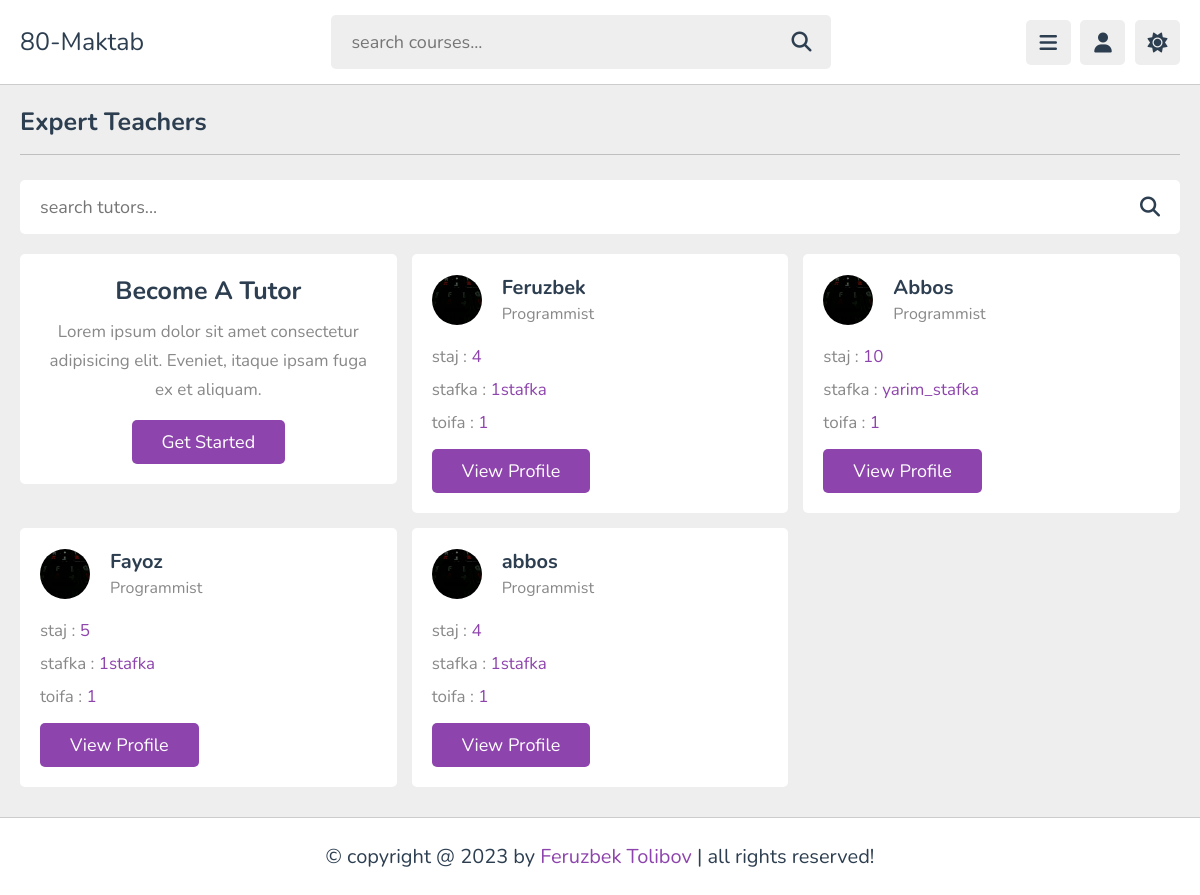
Screenshot of /teachers/ with the database file from the repository.
### ap/models.py (models this page shows, shortened)
class Uqituv(models.Model):
    name = models.CharField(max_length=150,blank=True)
    img = models.ImageField(upload_to='image/')
    job = models.CharField(max_length=150)
    yil = models.CharField(max_length=150)
    Stafkaa = models.TextChoices('Stafkaa','1stafka yarim_stafka')
    stafka = models.CharField(blank=True,choices=Stafkaa.choices,max_length=30)
    Toifaa = models.TextChoices('Toifaa','3 2 1')
    toifa = models.CharField(blank=True,choices=Toifaa.choices,max_length=100)
    fan = models.CharField(max_length=150)
    video = models.FileField(upload_to="video/%y",validators=[file_size])
    theme = models.CharField(max_length=999)
    author = models.ForeignKey(Authorr,on_delete=models.CASCADE)

### ap/views.py (the view)
# urls.py: path('teachers/',teacher,name='teachers'),
def teacher(request):
    context2 = Uqituv.objects.all()
    return render(request, 'teachers.html',{"context2":context2})

### templates/teachers.html (shortened to what this page needs)
{% load static %}
<!DOCTYPE html>
<html lang="en">
<head>
   <link rel="stylesheet" href="https://cdnjs.cloudflare.com/ajax/libs/font-awesome/6.1.2/css/all.min.css">
   <link rel="stylesheet" href="{% static 'css/style.css' %}">
</head>
<body>
<header class="header">
   <section class="flex">
      <a href="{% url 'home' %}" class="logo">80-Maktab</a>
      <form action="search.html" method="post" class="search-form">
         <input type="text" name="search_box" required placeholder="search courses..." maxlength="100">
         <button type="submit" class="fas fa-search"></button>
      </form>
      <div class="icons">
         <div id="menu-btn" class="fas fa-bars"></div>
         <div id="user-btn" class="fas fa-user"></div>
         <div id="toggle-btn" class="fas fa-sun"></div>
      </div>
   </section>
</header>
<section class="teachers">
   <h1 class="heading">expert teachers</h1>
   <form action="" method="post" class="search-tutor">
      <input type="text" name="search_box" placeholder="search tutors..." required maxlength="100">
      <button type="submit" class="fas fa-search" name="search_tutor"></button>
   </form>
   <div class="box-container">
      <div class="box offer">
         <h3>become a tutor</h3>
         <p>Lorem ipsum dolor sit amet consectetur adipisicing elit. Eveniet, itaque ipsam fuga ex et aliquam.</p>
         <a href="{% url 'register' %}" class="inline-btn">get started</a>
      </div>
      {% for i in context2 %}
      <div class="box">
         <div class="tutor">
            <img src="{{i.img.url}}" alt="">
            <div>
               <h3>{{i.name}}</h3>
               <span>{{i.job}}</span>
            </div>
         </div>
         <p>staj : <span>{{i.yil}}</span></p>
         <p>stafka : <span>{{i.stafka}}</span></p>
         <p>toifa : <span>{{i.toifa}}</span></p>
         <a href="{% url 'teacher_profile' i.name %}" class="inline-btn">view profile</a>
      </div>
      {% endfor %}
   </div>
</section>
<footer class="footer">
   &copy; copyright @ 2023 by <span>Feruzbek Tolibov</span> | all rights reserved!
</footer>
</body>
</html>

### static/css/style.css (style rules this page uses)
:root { --main-color:#8e44ad; --red:#e74c3c; --orange:#f39c12; --light-color:#888; --light-bg:#eee; --black:#2c3e50; --white:#fff; --border:.1rem solid rgba(0,0,0,.2); }
* { font-family: 'Nunito', sans-serif; margin:0; padding:0; box-sizing: border-box; outline: none; border:none; text-decoration: none; }
html { font-size: 62.5%; overflow-x: hidden; }
body { background-color: var(--light-bg); padding-left: 30rem; }
section { padding:2rem; margin: 0 auto; max-width: 1200px; }
.heading { font-size: 2.5rem; color:var(--black); margin-bottom: 2.5rem; border-bottom: var(--border); padding-bottom: 1.5rem; text-transform: capitalize; }
.inline-btn, .inline-option-btn, .inline-delete-btn, .btn, .delete-btn, .option-btn { border-radius: .5rem; color:#fff; font-size: 1.8rem; cursor: pointer; text-transform: capitalize; padding:1rem 3rem; text-align: center; margin-top: 1rem; }
.inline-btn, .inline-option-btn, .inline-delete-btn { display: inline-block; }
.btn, .inline-btn { background-color: var(--main-color); }
.header { position: sticky; top:0; left:0; right: 0; background-color: var(--white); z-index: 1000; border-bottom: var(--border); }
.header .flex { display: flex; align-items: center; justify-content: space-between; position: relative; padding: 1.5rem 2rem; }
.header .flex .logo { font-size: 2.5rem; color: var(--black); }
.header .flex .search-form { width: 50rem; border-radius: .5rem; background-color: var(--light-bg); padding:1.5rem 2rem; display: flex; gap:2rem; }
.header .flex .search-form input { width: 100%; font-size: 1.8rem; color:var(--black); background:none; }
.header .flex .search-form button { background:none; font-size: 2rem; cursor: pointer; color:var(--black); }
.header .flex .icons div { font-size: 2rem; color:var(--black); background-color: var(--light-bg); border-radius: .5rem; height: 4.5rem; width: 4.5rem; line-height: 4.5rem; cursor: pointer; text-align: center; margin-left: .7rem; }
.teachers .search-tutor { margin-bottom: 2rem; border-radius: .5rem; background-color: var(--white); padding: 1.5rem 2rem; display: flex; align-items: center; gap: 1.5rem; }
.teachers .search-tutor input { width: 100%; background: none; font-size: 1.8rem; color: var(--black); }
.teachers .search-tutor button { font-size: 2rem; color: var(--black); cursor: pointer; background:none; }
.teachers .box-container { display: grid; grid-template-columns: repeat(auto-fit, minmax(30rem, 1fr)); gap:1.5rem; justify-content: center; align-items: flex-start; }
.teachers .box-container .box { background-color: var(--white); border-radius: .5rem; padding: 2rem; }
.teachers .box-container .offer { text-align: center; }
.teachers .box-container .offer h3 { font-size: 2.5rem; color: var(--black); text-transform: capitalize; padding-bottom: .5rem; }
.teachers .box-container .offer p { line-height: 1.7; padding: .5rem 0; color: var(--light-color); font-size: 1.7rem; }
.teachers .box-container .box .tutor { display: flex; align-items: center; gap:2rem; margin-bottom: 1.5rem; }
.teachers .box-container .box .tutor img { height: 5rem; width: 5rem; border-radius: 50%; }
.teachers .box-container .box .tutor h3 { font-size: 2rem; color: var(--black); margin-bottom: .2rem; }
.teachers .box-container .box .tutor span { font-size: 1.6rem; color: var(--light-color); }
.teachers .box-container .box p { padding: .5rem 0; font-size: 1.7rem; color: var(--light-color); }
.teachers .box-container .box p span { color: var(--main-color); }
.footer { background-color: var(--white); border-top: var(--border); position: sticky; bottom: 0; left: 0; right: 0; text-align: center; font-size: 2rem; padding:2.5rem 2rem; color:var(--black); margin-top: 1rem; z-index: 1000; }
.footer span { color:var(--main-color); }
@media (max-width:1200px) { body { padding-left: 0; } }

### rows the page displays
Uqituv: img (picture), name "Feruzbek", job "Programmist", yil "4", stafka "1stafka", toifa "1"
Uqituv: img (picture), name "Abbos", job "Programmist", yil "10", stafka "yarim_stafka", toifa "1"
Uqituv: img (picture), name "Fayoz", job "Programmist", yil "5", stafka "1stafka", toifa "1"
Uqituv: img (picture), name "abbos", job "Programmist", yil "4", stafka "1stafka", toifa "1"
